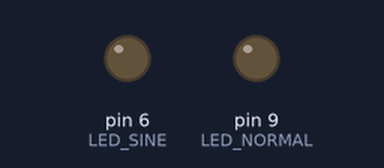
A sketch run on a simulated Arduino Uno, built with avr-gcc and run on an emulated ATmega328P. Shown: output pins drawn as LEDs (lit = HIGH).

Above: at 0.15 s.
At 4.35 s:
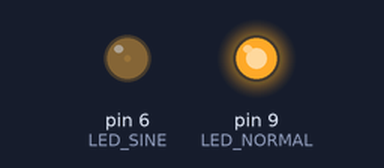
At 8.86 s:
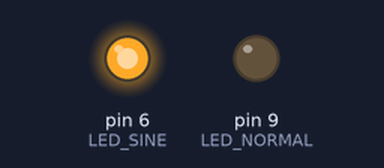
At 16.07 s:
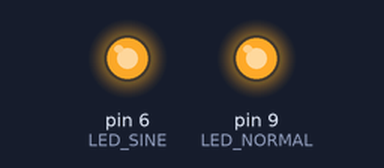
Timing chart, 0 to 16.5 s (numbered marks = the images above):
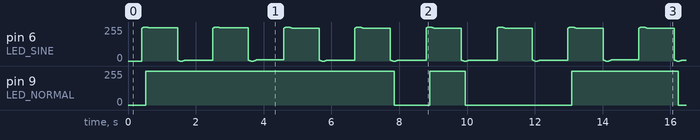

Measured:
- by itself, pin 9 (LED_NORMAL): goes 254/255 7.3 s, 0/255 1.0 s, 254/255 1.0 s, 0/255 3.1 s, 254/255 3.1 s, then 0/255

The sketch:

SineAndLinear.ino
```cpp
uint8_t LED_SINE = 6;
uint8_t LED_NORMAL = 9;
void setup() {
  // put your setup code here, to run once:
  pinMode(LED_SINE, OUTPUT);
  analogWrite(LED_SINE, 255);

  pinMode(LED_NORMAL, OUTPUT);
  analogWrite(LED_NORMAL, 255);

  Serial.begin(9600);
}

float map_value(float x, float int_start, float int_end, float map_start, float map_end, bool trunc = true)
{
  float a = (map_end - map_start) / (int_end - int_start);
  float b = (int_end * map_start - int_start * map_end) / (int_end - int_start);

  float result = a * x + b;

  if(!trunc) return result;

  if(result < map_start) return map_start;
  if(result > map_end) return map_end;
  return result;
}

float linear_sine(float x)
{
  while(x > 3 * PI / 2)
    x -= 2 * PI;
  while(x < - PI / 2)
    x += 2 * PI;

  if(x < PI / 2)
    return 2 * x / PI;
  else
    return -2 * x / PI + 2;
}

uint8_t NO_LIGHT = 0;
uint8_t MAX_LIGHT = 255;

double deltaT = 0;
double speed = 3;
double SLOWER = 1000;
void loop() {
  deltaT = millis();
  double sineValue = sin(deltaT  / SLOWER * speed);
  uint8_t sineAnalogValue = map_value(sineValue, -1, 1, NO_LIGHT, MAX_LIGHT, true);

  double linearValue = linear_sine(deltaT / SLOWER * speed);
  uint8_t linearAnalogValue = map_value(linearValue, -1, 1, NO_LIGHT, MAX_LIGHT, true);

  analogWrite(LED_SINE, sineAnalogValue);
  analogWrite(LED_NORMAL, linearAnalogValue);
}
```
